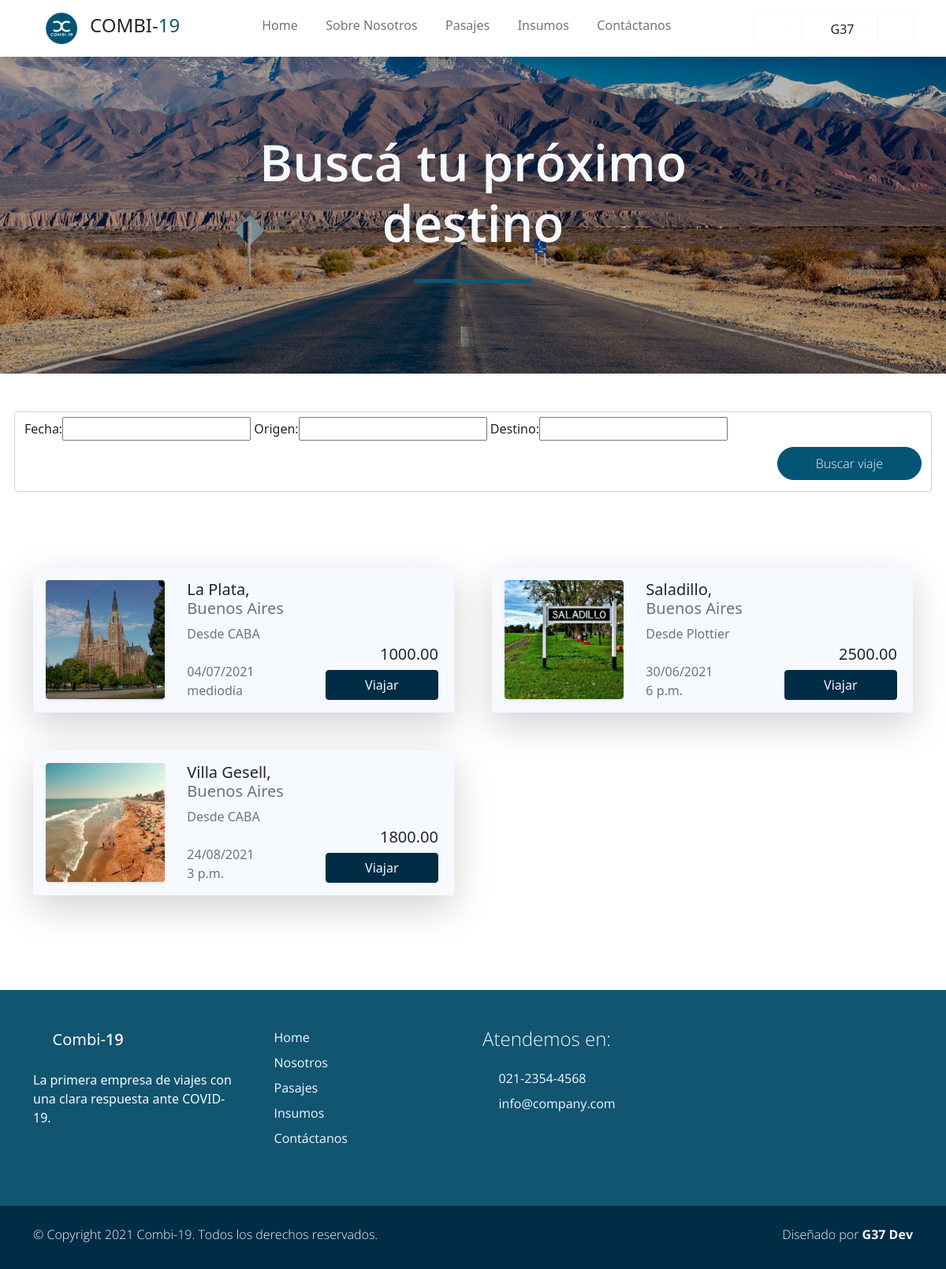
The page /pasajes (signed in) on the database its author committed.
### users/models.py (models this page shows, shortened)
class Account(AbstractBaseUser):
    email               = models.EmailField(verbose_name="email", max_length=60, unique=True)
    dni                 = models.IntegerField(verbose_name="dni", unique=True,)
    first_name          = models.CharField(max_length=30)
    last_name           = models.CharField(max_length=30)
    date_of_birth       = models.DateField(blank=True, null=True)
    is_GOLD             = models.BooleanField(default=False)
    _is_admin           = models.BooleanField(default=False)
    is_active           = models.BooleanField(default=True)
    is_staff            = models.BooleanField(default=False)
    _is_superuser       = models.BooleanField(default=False)
    objects = MyAccountManager()
    class Meta:
        verbose_name        = "Usuario"
        verbose_name_plural = "Usuarios"
    USERNAME_FIELD = 'email'
    REQUIRED_FIELDS = ['dni', 'first_name', 'last_name', 'date_of_birth']
    @property
    def is_superuser(self):
        return self.is_admin
    @property
    def is_admin(self):
        return self.is_staff

### Combi19App/models.py (models this page shows, shortened)
class Viaje(models.Model):
    fecha         =   models.DateTimeField(blank=True, null=True)
    ruta          =   models.ForeignKey(Ruta, default=None, blank=True, null=True, on_delete=models.CASCADE)
    combi         =   models.ForeignKey(Vehiculo, blank=True, null=True, on_delete=models.CASCADE)
    estado        =   models.BooleanField(default=False)
    precio        =   models.DecimalField(default=None, blank=True, null=True, max_digits=10, decimal_places=2)
    insumo        =   models.ManyToManyField(Insumo,default=None, blank=True,)
    pasajeros     =   models.ManyToManyField(Account, default=None, blank=True, )
    comentarios   =   models.ManyToManyField(Comentario, default=None, blank=True, )
    asientos_ocupados = models.IntegerField(default=0, null=True, blank=True)
    class Meta:
        unique_together = ('fecha', 'combi')

class Ruta(models.Model):
    origen        = models.ForeignKey(Lugar, default=None, on_delete=models.CASCADE, related_name='origen')
    destino       = models.ForeignKey(Lugar, default=None, on_delete=models.CASCADE, related_name='destino')
    nombre        = models.CharField(max_length=30, blank=True, null=True)
    km            = models.IntegerField()
    class Meta:
        unique_together = ('origen', 'destino')

class Lugar(models.Model):
    nombre        = models.CharField(max_length=40, blank=True, null=True, unique=True, verbose_name='Lugar')
    provincia     = models.CharField(max_length=20, blank=True, null=True)
    codigo_postal = models.IntegerField(blank=True, null=True, unique=True)
    imagen        = models.ImageField(upload_to="ciudades", blank=True, null=True)
    class Meta:
        verbose_name_plural = "Lugares"
    def __str__(self):
        return f'{self.nombre}'

### Combi19App/views.py (the view)
# urls.py: path('pasajes', views.pasajes, name="Pasajes"),
@login_required
def pasajes (request):
    viajes = Viaje.objects.all().filter(asientos_ocupados__lt= F('combi__capacidad') )
    miFiltro = ViajeFilter(request.GET, queryset=viajes)
    viajes = miFiltro.qs
    context = {"viajes": viajes, 'miFiltro': miFiltro}
    return render(request, "Combi19App/pasajes.html", context)

### Combi19App/templates/Combi19App/pasajes.html (shortened to what this page needs)
{% extends 'Combi19App/base.html' %}
{% load static %}
{% load bootstrap %}
{% load poll_extras %}
{% block content %}
<div id="work_banner" class="banner-wrapper bg-light w-100 py-5" style="background-image: url({% static 'Combi19App/img/ruta.jpg' %}); ">
    <div class="banner-vertical-center-work container text-light d-flex justify-content-center align-items-center py-5 p-0">
        <div class="banner-content col-lg-8 col-12 m-lg-auto text-center">
            <h1 class="banner-heading h1 display-3 pb-5 semi-bold-600 typo-space-line-center">Buscá tu próximo destino</h1>
        </div>
    </div>
</div>
<section class="py-5 ">
    <div class="container">
        <div class="row gy-5 g-lg-5 ">
                <form class="form-control col-md-5" method="get" action="#" role="form">
                    {{miFiltro.form|bootstrap}}
                    <div class="col-md-12 col-12 m-auto py-2 text-end">
                        <button type="submit" class="btn btn-secondary rounded-pill px-md-5 px-4 py-2 radius-0 text-light light-300">Buscar viaje</button>
                    </div>
                </form>
        </div>
</section>
<section class="py-5 mb-5">
    <div class="container">
        <div class="row gy-5 g-lg-5 mb-4">
            {%  for v in miFiltro.qs %}
                <div class="col-xl-6 col-md-12 col-sm-12">
                    <div  class="card bg-light border-0 shadow-lg overflow-hidden">
                        <div class="card-body">
                            <div class="row">
                                <div class="col-md-4">
                                    <div href="#" class="card border-0 text-white shadow-sm overflow-hidden mx-5 m-sm-0">
                                        <img class="card-img" src="{{v.ruta.destino.imagen.url}}" alt="">
                                    </div>
                                </div>
                                <div class=" col-md-4 px-3">
                                    <h5 class="h5 ">{{v.ruta.destino}}, <span class="text-muted">{{v.ruta.destino.provincia}}</span></h2>
                                    <p class="m-0 p-0 text-muted">Desde {{v.ruta.origen}} <i class='p-0 bx bx-map'></i></p>
                                    <br>
                                    <p class="m-0 p-0 text-muted">{{v.fecha|date:"d/m/Y"  }} </p>
                                    <p class="m-0 p-0 text-muted">{{v.fecha | time}} </p>
                                </div>
                                <div class="col-md-4 px-3 d-flex  flex-column justify-content-end">
                                    {% if request.user.is_GOLD %}
                                        <span class="h5 text-end text-muted text-decoration-strike" style="text-decoration: line-through;">{{v.precio}} </span>
                                        <span class="h5 text-end">{{v.precio | porcentaje:0.1}}</span>
                                    {% else %}
                                        <p class=" h5 text-end">{{v.precio}}</p>
                                    {% endif %}
                                    <a href="#" class="btn btn-primary">Viajar</a>
                                </div>
                            </div>
                        </div>
                    </div>
                </div>
            {%  endfor %}
        </div>
    </div>
</section>
{% endblock %}

### Combi19App/templates/Combi19App/base.html (shortened to what this page needs)
{% load static %}
<!DOCTYPE html>
<html lang="es">
<head>
    {% load static %}
    <link href="{% static 'Combi19App/css/bootstrap.min.css' %}" rel="stylesheet">
    <link href="{% static 'Combi19App/css/boxicon.min.css' %}" rel="stylesheet">
    <link rel="stylesheet" href="{% static 'Combi19App/css/estilos.css' %}">
</head>
<body>
    <nav id="main_nav" class="navbar navbar-expand-lg navbar-light bg-white shadow">
        <div class="container d-flex justify-content-center align-items-center">
            <a class="navbar-brand h1 " href="index.html">
                <a class="navbar-brand" href="#!"><img src="{% static 'Combi19App/img/logo_is_chiquito.png' %}" width="40">
                </a>
                <span class="text-dark h4">COMBI-</span><span class="text-primary h4">19</span></a>
            <div class="align-self-center collapse navbar-collapse flex-fill  d-lg-flex justify-content-lg-between" id="navbar-toggler-success">
                <div class="flex-fill mx-xl-5 mb-2">
                    <ul class="nav navbar-nav d-flex justify-content-between mx-xl-5 text-center text-dark">
                       <li class="nav-item">
                            <a class="nav-link btn-outline-primary rounded-pill px-2" href="{% url 'Home' %}">Home</a>
                        </li>
                        <li class="nav-item">
                            <a class="nav-link btn-outline-primary rounded-pill px-2" href="{% url 'About' %}">Sobre Nosotros</a>
                        </li>
                        <li class="nav-item">
                            <a class="nav-link btn-outline-primary rounded-pill px-2" href="{% url 'Pasajes' %}">Pasajes</a>
                        </li>
                        <li class="nav-item">
                            <a class="nav-link btn-outline-primary rounded-pill px-2" href="{% url 'Insumos' %}">Insumos</a>
                        </li>
                        <li class="nav-item">
                            <a class="nav-link btn-outline-primary rounded-pill px-2" href="{% url 'Contacto' %}">Contáctanos</a>
                        </li>
                    </ul>
                </div>
                <div class="navbar align-self-center">
                    <div class="btn-group" role="group">
                        <div class="btn-group" role="group">
                            <button class="btn btn-outline-light dropdown-toggle" type="button" id="dropdownMenuButton1" data-toggle="dropdown" aria-haspopup="true" aria-expanded="false">
                                <i class='bx bx-help-circle bx-sm bx-tada-hover text-primary'></i>
                            </button>
                        </div>
                    </div>
                    <div class="btn-group" role="group">
                        <div class="btn-group" role="group">
                            <button class="btn btn-outline-light dropdown-toggle" type="button" id="dropdownMenuButton" data-toggle="dropdown" aria-haspopup="true" aria-expanded="false">
                                <i class='bx bx-user-circle bx-sm text-primary'></i>
                                <span class="text-dark">{{ request.user.first_name }}</span>
                            </button>
                        </div>
                    </div>
                    <div>
                        <a class="btn btn-outline-light" href="{% url 'Logout' %}">
                            <i class='bx bx-log-out-circle bx-sm text-primary'></i>
                        </a>
                    </div>
                    </div>
                </div>
            </div>
    </nav>
    <div class="main">
        {% block content %}
        {% endblock content %}
    </div>
    <footer class="bg-primary pt-4">
        <div class="container">
            <div class="row py-4">
                <div class="col-lg-3 col-12 align-left">
                    <a class="navbar-brand" href="index.html">
                        <i class='bx bx-bus bx-sm text-light'></i>
                        <span class="text-light h5">Combi-</span><span class="text-light h5 semi-bold-600">19</span>
                    </a>
                    <p class="text-light my-lg-4 my-2">
                        La primera empresa de viajes con una clara respuesta ante COVID-19.
                    </p>
                    <ul class="list-inline footer-icons light-300">
                        <li class="list-inline-item m-0">
                            <a class="text-light" target="_blank" href="http://facebook.com/">
                                <i class='bx bxl-facebook-square bx-md'></i>
                            </a>
                        </li>
                        <li class="list-inline-item m-0">
                            <a class="text-light" target="_blank" href="https://www.linkedin.com/">
                                <i class='bx bxl-linkedin-square bx-md'></i>
                            </a>
                        </li>
                        <li class="list-inline-item m-0">
                            <a class="text-light" target="_blank" href="https://www.whatsapp.com/">
                                <i class='bx bxl-whatsapp-square bx-md'></i>
                            </a>
                        </li>
                    </ul>
                </div>
                <div class="col-lg-3 col-md-4 my-sm-0 mt-4">
                        <ul class="list-unstyled text-light light-300">
                            <li class="pb-2">
                                <i class='bx-fw bx bxs-chevron-right bx-xs'></i><a class="text-decoration-none text-light"
								href="{% url 'Home' %}">Home</a>
                            </li>
                            <li class="pb-2">
                                <i class='bx-fw bx bxs-chevron-right bx-xs'></i><a class="text-decoration-none text-light py-1"
								href="{% url 'About' %}">Nosotros</a>
                            </li>
                            <li class="pb-2">
                                <i class='bx-fw bx bxs-chevron-right bx-xs'></i><a class="text-decoration-none text-light py-1"
								href="#">Pasajes</a>
                            </li>
                            <li class="pb-2">
                                <i class='bx-fw bx bxs-chevron-right bx-xs'></i></i><a class="text-decoration-none text-light py-1"
								href="#"">Insumos</a>
                            </li>
                            <li class="pb-2">
                                <i class='bx-fw bx bxs-chevron-right bx-xs'></i><a class="text-decoration-none text-light py-1"
								href="#">Contáctanos</a>
                            </li>
                        </ul>
                </div>
                <div class="col-lg-3 col-md-4 my-sm-0 mt-4">
                    <h2 class="h4 pb-lg-3 text-light light-300">Atendemos en:</h2>
                    <ul class="list-unstyled text-light light-300">
                        <li class="pb-2">
                            <i class='bx-fw bx bx-phone bx-xs'></i><a class="text-decoration-none text-light py-1"
							href="tel:010-020-0340">021-2354-4568</a>
                        </li>
                        <li class="pb-2">
                            <i class='bx-fw bx bx-mail-send bx-xs'></i><a class="text-decoration-none text-light py-1"
							href="mailto:info@company.com">info@company.com</a>
                        </li>
                    </ul>
                </div>
            </div>
        </div>
        <div class="w-100 bg-secondary py-3">
            <div class="container">
                <div class="row pt-2">
                    <div class="col-lg-6 col-sm-12">
                        <p class="text-lg-start text-center text-light light-300">
                            © Copyright 2021 Combi-19. Todos los derechos reservados.
                        </p>
                    </div>
                    <div class="col-lg-6 col-sm-12">
                        <p class="text-lg-end text-center text-light light-300">
                            Diseñado por <a rel="sponsored" class="text-decoration-none text-light"
							href="https://cursophp.com.ar/" target="_blank"><strong>G37 Dev</strong></a>
                        </p>
                    </div>
                </div>
            </div>
        </div>
    </footer>

### Combi19App/static/Combi19App/css/estilos.css (style rules this page uses)
html { font-family: 'Open Sans', sans-serif; }
p, a { font-weight: 400; }
.light-300 { font-family: 'Open Sans', sans-serif !important; font-weight: 300; }
.semi-bold-600 { font-family: 'Open Sans', sans-serif !important; font-weight: 600; }
.typo-space-line::after, .typo-space-line-center::after { content: ""; width: 150px; display:block; position: absolute; border-bottom: 5px solid #115571; padding-top: .5em; }
.typo-space-line-center::after { left: 50%; margin-left: -75px; }
.text-primary { color: #115571 !important }
.btn-primary { color: #f6f9fe; background-color: #002c46; border-color: #002c46; }
.btn-outline-primary { color: #002c46; border-color: #002c46; }
.bg-primary { background-color: #115571 !important; }
.bg-secondary { background-color: #002c46 !important; }
#work_banner { background-image: url("/static/img/principal.jpg"); background-position: center center; background-size: cover; height: 100%; width: 100%; }

### rows shown on the page
Account: user.first_name "G37"
Viaje: ruta.destino.imagen (picture), ruta.destino "La Plata", ruta.destino.provincia "Buenos Aires", ruta.origen "CABA", fecha "04/07/2021", fecha "mediodía", precio "1000.00"
Viaje: ruta.destino.imagen (picture), ruta.destino "Saladillo", ruta.destino.provincia "Buenos Aires", ruta.origen "Plottier", fecha "30/06/2021", fecha "6 p.m.", precio "2500.00"
Viaje: ruta.destino.imagen (picture), ruta.destino "Villa Gesell", ruta.destino.provincia "Buenos Aires", ruta.origen "CABA", fecha "24/08/2021", fecha "3 p.m.", precio "1800.00"
